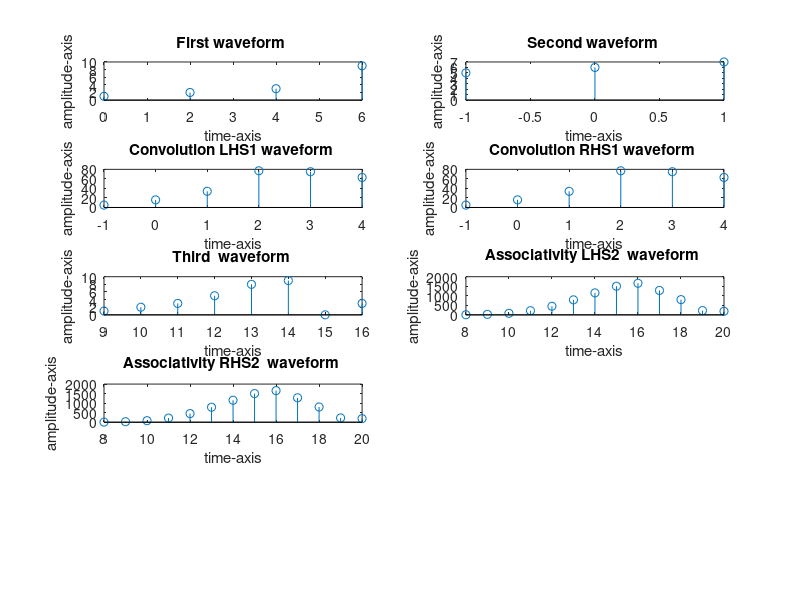

Source code (MATLAB):
n1=0:2:6; 
n2=-1:1:1; 
n3=-1:1:4;  

x=[1,2,3,9]; 
y=[5,6,7];   

% Commutative property
LHS1=conv(x,y)

subplot(5,2,1);
stem(n1,x);
title('First waveform ');
xlabel('time-axis');
ylabel('amplitude-axis');

subplot(5,2,2);
stem(n2,y);
title('Second waveform ');
xlabel('time-axis');
ylabel('amplitude-axis');


subplot(5,2,3);
stem(n3,LHS1);
title('Convolution LHS1 waveform ');

xlabel('time-axis');

ylabel('amplitude-axis');

RHS1=conv(y,x)

subplot(5,2,4);
stem(n3,RHS1);
title('Convolution RHS1 waveform ');

xlabel('time-axis');

ylabel('amplitude-axis');

%Associativity property

n4=9:1:16;
z=[1,2,3,5,8,9,0,3]


subplot(5,2,5);
stem(n4,z);
title('Third  waveform ');

xlabel('time-axis');

ylabel('amplitude-axis');

LHS2=conv(z,LHS1)
n5=8:1:20;
subplot(5,2,6);
stem(n5,LHS2);
title('Associativity LHS2  waveform ');

xlabel('time-axis');

ylabel('amplitude-axis');

RHS2=conv(z,LHS2)

subplot(5,2,7);
stem(n5,LHS2);
title('Associativity RHS2  waveform ');

xlabel('time-axis');

ylabel('amplitude-axis');

%Distributive property
%Still Not claculated Let me ask


